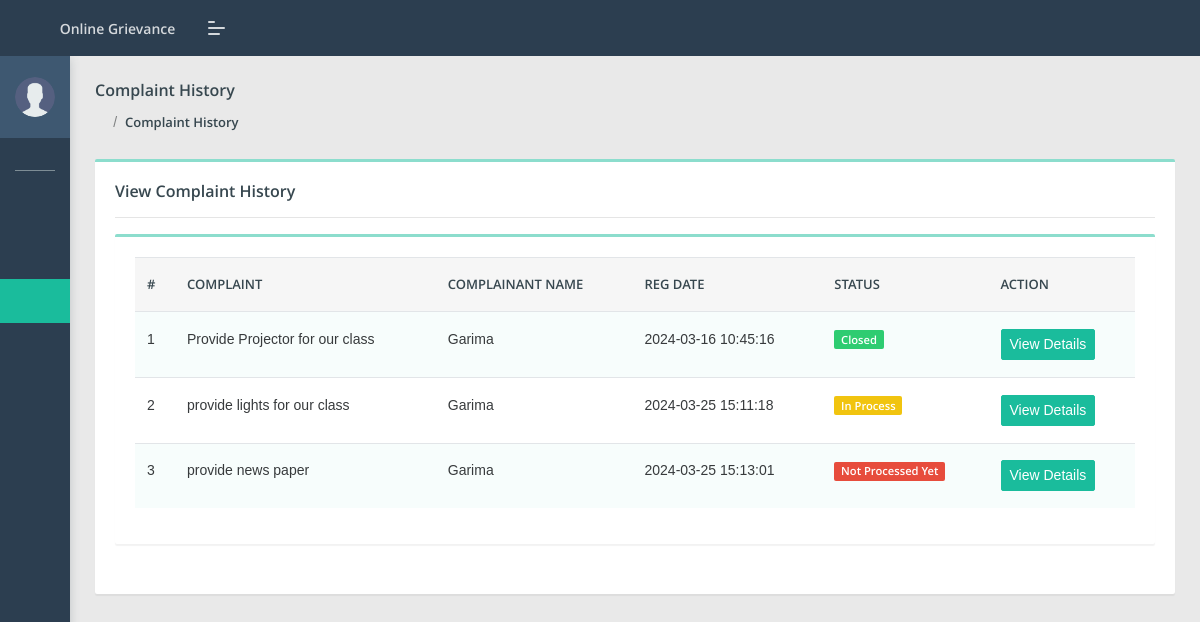
Screenshot of /cms/user/complaint-history.php (signed in) with the database file from the repository.
### tables this page shows
CREATE TABLE `users` (
  `id` int(11) NOT NULL,
  `fullName` varchar(255) DEFAULT NULL,
  `userEmail` varchar(255) DEFAULT NULL,
  `password` varchar(255) DEFAULT NULL,
  `contactNo` bigint(11) DEFAULT NULL,
  `address` tinytext DEFAULT NULL,
  `State` varchar(255) DEFAULT NULL,
  `country` varchar(255) DEFAULT NULL,
  `pincode` int(6) DEFAULT NULL,
  `userImage` varchar(255) DEFAULT NULL,
  `regDate` timestamp NOT NULL DEFAULT current_timestamp(),
  `updationDate` timestamp NULL DEFAULT NULL,
  `status` int(1) DEFAULT NULL
);

CREATE TABLE `tblcomplaints` (
  `complaintNumber` int(11) NOT NULL,
  `userId` int(11) DEFAULT NULL,
  `category` int(11) DEFAULT NULL,
  `subcategory` varchar(255) DEFAULT NULL,
  `complaintType` varchar(255) DEFAULT NULL,
  `state` varchar(255) DEFAULT NULL,
  `noc` varchar(255) DEFAULT NULL,
  `complaintDetails` mediumtext DEFAULT NULL,
  `complaintFile` varchar(255) DEFAULT NULL,
  `regDate` timestamp NULL DEFAULT current_timestamp(),
  `status` varchar(50) DEFAULT NULL,
  `lastUpdationDate` timestamp NULL DEFAULT NULL ON UPDATE current_timestamp()
);

### cms/user/complaint-history.php (the view, shortened to what this page needs)
<?php
include('include/config.php');
if(strlen($_SESSION['id'])==0)
    {
header('location:index.php');
}
else{
?>
<!DOCTYPE html>
<html lang="en">
<head>
    <link rel="stylesheet" href="../admin/assets/css/style.css">
</head>
<body class="">
	<?php include('include/sidebar.php');?>
	<?php include('include/header.php');?>
<section class="pcoded-main-container">
    <div class="pcoded-content">
        <div class="page-header">
            <div class="page-block">
                <div class="row align-items-center">
                    <div class="col-md-12">
                        <div class="page-header-title">
                            <h5 class="m-b-10">Complaint History</h5>
                        </div>
                        <ul class="breadcrumb">
                            <li class="breadcrumb-item"><a href="dashboard.php"><i class="feather icon-home"></i></a></li>
                            <li class="breadcrumb-item"><a href="complaint-history.php">Complaint History</a></li>
                        </ul>
                    </div>
                </div>
            </div>
        </div>
        <div class="row">
            <div class="col-sm-12">
                <div class="card">
                    <div class="card-body">
                        <h5>View Complaint History</h5>
                        <hr>
                      <div class="row">
                            <div class="col-xl-12">
                <div class="card">
                    <div class="card-body table-border-style">
                        <div class="table-responsive">
                            <table class="table table-striped">
                                <thead>
                                        <tr><th>#</th>
											<th>Complaint </th>
											<th>Complainant Name</th>
											<th>Reg Date</th>
											<th>Status</th>
											<th>Action</th>
										</tr>
                                </thead>
                                <tbody>
                                    <?php
$uid=$_SESSION['id'];
$query=mysqli_query($con,"select tblcomplaints.*,users.fullName as name from tblcomplaints join users on users.id=tblcomplaints.userId where tblcomplaints.userId='$uid'");
$cnt=1;
while($row=mysqli_fetch_array($query))
{
?>
                                        <tr>
                                            <td><?php echo htmlentities($cnt);?></td>
                                            <td><?php echo htmlentities($row['noc']);?></td>
                                            <td><?php echo htmlentities($row['name']);?></td>
                                            <td> <?php echo htmlentities($row['regDate']);?></td>
                                             <td>
                                                <?php $status=$row['status'];
                                                if($status==''): ?>
                                                <span class="badge badge-danger">Not Processed Yet</span>
                                            <?php elseif($status=='in process'):?>
                                             <span class="badge badge-warning">In Process</span>
                                         <?php elseif($status=='closed'):?>
                                             <span class="badge badge-success">Closed</span>
                                         <?php endif;?>
</td>
<td>   <a href="complaint-details.php?cid=<?php echo htmlentities($row['complaintNumber']);?>" class="btn btn-primary btn-sm"> View Details</a>
											</td>
                                        </tr>
                                        <?php $cnt=$cnt+1; } ?>
                                </tbody>
                            </table>
                        </div>
                    </div>
                </div>
            </div>
                        </div>
                    </div>
                </div>
            </div>
        </div>
    </div>
</section>
</body>
</html>
<?php } ?>

### cms/user/include/sidebar.php (shortened to what this page needs)
	<nav class="pcoded-navbar  ">
		<div class="navbar-wrapper  ">
			<div class="navbar-content scroll-div " >
				<div class="">
					<div class="main-menu-header">
						<?php
$id=intval($_SESSION["id"]);
$query=mysqli_query($con,"select * from users where id='$id'");
while($row=mysqli_fetch_array($query))
{
?>
						<img class="img-radius" src="../admin/assets/images/user/user.png" alt="User-Profile-Image">
						<div class="user-details">
						</div><?php } ?>
					</div>
				</div>
				<ul class="nav pcoded-inner-navbar ">
					<li class="nav-item pcoded-menu-caption">
					</li>
					<li class="nav-item">
					    <a href="dashboard.php" class="nav-link "><span class="pcoded-micon"><i class="feather icon-home"></i></span><span class="pcoded-mtext">Dashboard</span></a>
					</li>
					<li class="nav-item">
					    <a href="register-complaint.php" class="nav-link "><span class="pcoded-micon"><i class="feather icon-file-text"></i></span><span class="pcoded-mtext">Lodge Complaint</span></a>
					</li>
					<li class="nav-item">
					    <a href="complaint-history.php" class="nav-link "><span class="pcoded-micon"><i class="feather icon-align-justify"></i></span><span class="pcoded-mtext">Complaint History</span></a>
					</li>
				</ul>
			</div>
		</div>
	</nav>

### rows the page displays
tblcomplaints: noc "Provide Projector for our class", userId.fullName "Garima", regDate "2024-03-16 10:45:16", status "Closed"
tblcomplaints: noc "provide lights for our class", userId.fullName "Garima", regDate "2024-03-25 15:11:18", status "In Process"
tblcomplaints: noc "provide news paper", userId.fullName "Garima", regDate "2024-03-25 15:13:01", shows "Not Processed Yet"
